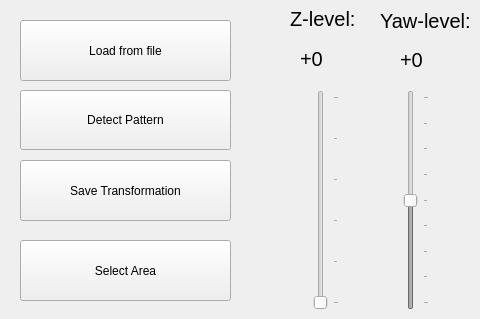
      <widget class="QWidget" name="tab">
       <attribute name="title">
        <string>Coordinate System</string>
       </attribute>
       <widget class="QPushButton" name="pushButton_3">
        <property name="geometry">
         <rect>
          <x>20</x>
          <y>20</y>
          <width>211</width>
          <height>61</height>
         </rect>
        </property>
        <property name="text">
         <string>Load from file</string>
        </property>
       </widget>
       <widget class="QPushButton" name="pushButton_4">
        <property name="geometry">
         <rect>
          <x>20</x>
          <y>90</y>
          <width>211</width>
          <height>60</height>
         </rect>
        </property>
        <property name="text">
         <string>Detect Pattern</string>
        </property>
       </widget>
       <widget class="QPushButton" name="pushButton_5">
        <property name="geometry">
         <rect>
          <x>20</x>
          <y>160</y>
          <width>211</width>
          <height>61</height>
         </rect>
        </property>
        <property name="text">
         <string>Save Transformation</string>
        </property>
       </widget>
       <widget class="QSlider" name="slider_z">
        <property name="enabled">
         <bool>false</bool>
        </property>
        <property name="geometry">
         <rect>
          <x>310</x>
          <y>90</y>
          <width>29</width>
          <height>220</height>
         </rect>
        </property>
        <property name="minimum">
         <number>0</number>
        </property>
        <property name="maximum">
         <number>50</number>
        </property>
        <property name="orientation">
         <enum>Qt::Vertical</enum>
        </property>
        <property name="invertedAppearance">
         <bool>false</bool>
        </property>
        <property name="invertedControls">
         <bool>false</bool>
        </property>
        <property name="tickPosition">
         <enum>QSlider::TicksBelow</enum>
        </property>
        <property name="tickInterval">
         <number>10</number>
        </property>
       </widget>
       <widget class="QLabel" name="label_9">
        <property name="geometry">
         <rect>
          <x>290</x>
          <y>10</y>
          <width>71</width>
          <height>17</height>
         </rect>
        </property>
        <property name="font">
         <font>
          <pointsize>15</pointsize>
         </font>
        </property>
        <property name="text">
         <string>Z-level:</string>
        </property>
       </widget>
       <widget class="QLabel" name="lb_yaw">
        <property name="geometry">
         <rect>
          <x>400</x>
          <y>50</y>
          <width>67</width>
          <height>20</height>
         </rect>
        </property>
        <property name="font">
         <font>
          <pointsize>15</pointsize>
         </font>
        </property>
        <property name="text">
         <string>+0</string>
        </property>
       </widget>
       <widget class="QSlider" name="slider_yaw">
        <property name="enabled">
         <bool>false</bool>
        </property>
        <property name="geometry">
         <rect>
          <x>400</x>
          <y>90</y>
          <width>29</width>
          <height>220</height>
         </rect>
        </property>
        <property name="minimum">
         <number>-20</number>
        </property>
        <property name="maximum">
         <number>20</number>
        </property>
        <property name="orientation">
         <enum>Qt::Vertical</enum>
        </property>
        <property name="invertedAppearance">
         <bool>false</bool>
        </property>
        <property name="invertedControls">
         <bool>false</bool>
        </property>
        <property name="tickPosition">
         <enum>QSlider::TicksBelow</enum>
        </property>
        <property name="tickInterval">
         <number>5</number>
        </property>
       </widget>
       <widget class="QLabel" name="lb_z">
        <property name="geometry">
         <rect>
          <x>300</x>
          <y>50</y>
          <width>51</width>
          <height>17</height>
         </rect>
        </property>
        <property name="font">
         <font>
          <pointsize>15</pointsize>
         </font>
        </property>
        <property name="text">
         <string>+0</string>
        </property>
       </widget>
       <widget class="QLabel" name="label_10">
        <property name="geometry">
         <rect>
          <x>380</x>
          <y>10</y>
          <width>91</width>
          <height>21</height>
         </rect>
        </property>
        <property name="font">
         <font>
          <pointsize>15</pointsize>
         </font>
        </property>
        <property name="text">
         <string>Yaw-level:</string>
        </property>
       </widget>
       <widget class="QPushButton" name="pushButton_16">
        <property name="geometry">
         <rect>
          <x>20</x>
          <y>240</y>
          <width>211</width>
          <height>61</height>
         </rect>
        </property>
        <property name="text">
         <string>Select Area</string>
        </property>
       </widget>
      </widget>
